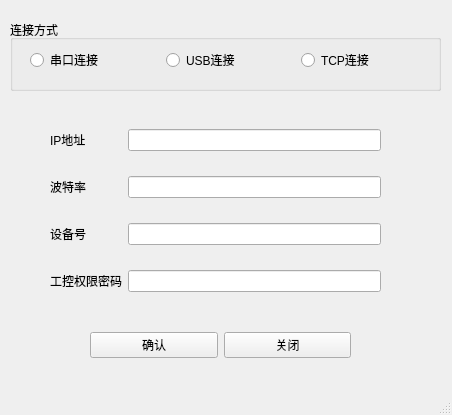
<?xml version="1.0" encoding="UTF-8"?>
<ui version="4.0">
 <class>GKlink</class>
 <widget class="QMainWindow" name="GKlink">
  <property name="geometry">
   <rect>
    <x>0</x>
    <y>0</y>
    <width>452</width>
    <height>415</height>
   </rect>
  </property>
  <property name="minimumSize">
   <size>
    <width>400</width>
    <height>300</height>
   </size>
  </property>
  <property name="maximumSize">
   <size>
    <width>800</width>
    <height>600</height>
   </size>
  </property>
  <property name="windowTitle">
   <string>工控设备连接</string>
  </property>
  <widget class="QWidget" name="centralwidget">
   <widget class="QGroupBox" name="groupBox">
    <property name="geometry">
     <rect>
      <x>10</x>
      <y>20</y>
      <width>431</width>
      <height>71</height>
     </rect>
    </property>
    <property name="title">
     <string>连接方式</string>
    </property>
    <widget class="QWidget" name="">
     <property name="geometry">
      <rect>
       <x>20</x>
       <y>20</y>
       <width>401</width>
       <height>41</height>
      </rect>
     </property>
     <layout class="QHBoxLayout" name="horizontalLayout">
      <item>
       <widget class="QRadioButton" name="radioButton_2">
        <property name="text">
         <string>串口连接</string>
        </property>
       </widget>
      </item>
      <item>
       <widget class="QRadioButton" name="radioButton">
        <property name="text">
         <string>USB连接</string>
        </property>
       </widget>
      </item>
      <item>
       <widget class="QRadioButton" name="radioButton_3">
        <property name="text">
         <string>TCP连接</string>
        </property>
       </widget>
      </item>
     </layout>
    </widget>
   </widget>
   <widget class="QWidget" name="">
    <property name="geometry">
     <rect>
      <x>50</x>
      <y>110</y>
      <width>331</width>
      <height>201</height>
     </rect>
    </property>
    <layout class="QGridLayout" name="gridLayout">
     <item row="0" column="0">
      <widget class="QLabel" name="label">
       <property name="text">
        <string>IP地址</string>
       </property>
      </widget>
     </item>
     <item row="0" column="1">
      <widget class="QLineEdit" name="lineEdit"/>
     </item>
     <item row="1" column="0">
      <widget class="QLabel" name="label_2">
       <property name="frameShape">
        <enum>QFrame::NoFrame</enum>
       </property>
       <property name="text">
        <string>波特率</string>
       </property>
      </widget>
     </item>
     <item row="1" column="1">
      <widget class="QLineEdit" name="lineEdit_2"/>
     </item>
     <item row="2" column="0">
      <widget class="QLabel" name="label_3">
       <property name="text">
        <string>设备号</string>
       </property>
      </widget>
     </item>
     <item row="2" column="1">
      <widget class="QLineEdit" name="lineEdit_3"/>
     </item>
     <item row="3" column="0">
      <widget class="QLabel" name="label_4">
       <property name="text">
        <string>工控权限密码</string>
       </property>
      </widget>
     </item>
     <item row="3" column="1">
      <widget class="QLineEdit" name="lineEdit_4"/>
     </item>
    </layout>
   </widget>
   <widget class="QWidget" name="">
    <property name="geometry">
     <rect>
      <x>90</x>
      <y>330</y>
      <width>261</width>
      <height>31</height>
     </rect>
    </property>
    <layout class="QHBoxLayout" name="horizontalLayout_2">
     <item>
      <widget class="QPushButton" name="pushButton">
       <property name="text">
        <string>确认</string>
       </property>
      </widget>
     </item>
     <item>
      <widget class="QPushButton" name="pushButton_2">
       <property name="text">
        <string>关闭</string>
       </property>
      </widget>
     </item>
    </layout>
   </widget>
  </widget>
  <widget class="QStatusBar" name="statusbar"/>
 </widget>
 <resources/>
 <connections/>
</ui>
